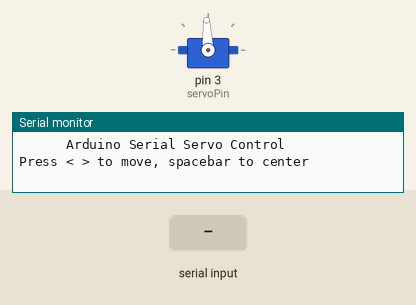
This sketch was run on a simulated Arduino Uno, built with avr-gcc and run on an emulated ATmega328P. On the bench: servo, the last lines printed to the serial monitor. Wiring (inferred from the names in the program): servo: signal pin 3. The inputs (shaded band) are chosen by the test bench. Servo pulses on a pin are drawn as a servo (544–2400 µs = 0–180°).

Above: at 1.2 s.
1.3 s: byte 44 (44) received over Serial
At 2.5 s:
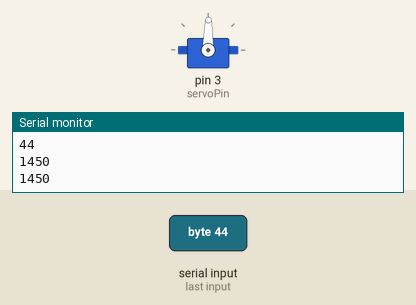
2.8 s: byte 46 (46) received over Serial
At 3.8 s:
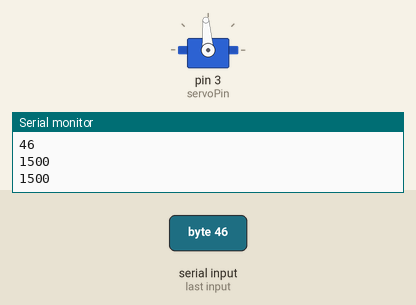
Timing chart, 0 to 5.8 s (numbered marks = the images above; inputs shaded):
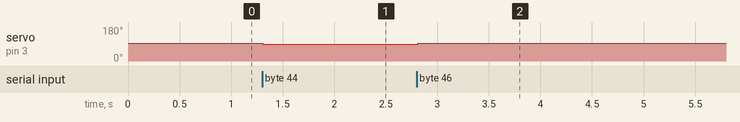

The sketch:

servo_code.ino
```cpp
/*
 * NewSerialServo
 * --------------
 * Servo control from the Serial port
 *
 * Alteration of the control interface to use  keys
 * to slew the servo horn left and right.  Works best with
 * the Linux/Mac terminal "screen" program.
 *
 * Created 10 December 2007
 * copyleft 2007 Brian D. Wendt
 * http://principialabs.com/
 *
 * Adapted from code by Tom Igoe
 * http://itp.nyu.edu/physcomp/Labs/Servo
 */

/** Adjust these values for your servo and setup, if necessary **/
int servoPin     =  3;    // control pin for servo motor
int minPulse     =  600;  // minimum servo position
int maxPulse     =  2400; // maximum servo position
int turnRate     =  50;  // servo turn rate increment (larger value, faster rate)
int refreshTime  =  20;   // time (ms) between pulses (50Hz)

/** The Arduino will calculate these values for you **/
int centerServo;         // center servo position
int pulseWidth;          // servo pulse width
int moveServo;           // raw user input
long currentTime = 0;    // current time (ms)
long lastPulse   = 0;    // recorded time (ms) of the last pulse


void setup() {
  pinMode(servoPin, OUTPUT);  // Set servo pin as an output pin
  centerServo = maxPulse - ((maxPulse - minPulse)/2);
  pulseWidth = centerServo;   // Give the servo a starting point (or it floats)
  Serial.begin(9600);
  Serial.println("      Arduino Serial Servo Control");
  Serial.println("Press < > to move, spacebar to center");
  Serial.println();
}

void loop() {
// wait for serial input
  if (Serial.available() > 0) {
  // read the incoming byte:
    moveServo = Serial.read();
    Serial.println(pulseWidth);
    Serial.println(moveServo);
    // ASCII ” is 46 (comma and period, really)
    if (moveServo == 44) { pulseWidth = pulseWidth - turnRate; }
    if (moveServo == 46) { pulseWidth = pulseWidth + turnRate; }
    if (moveServo == 32) { pulseWidth = centerServo; }
    Serial.println(pulseWidth);
    // stop servo pulse at min and max
    if (pulseWidth > maxPulse) { pulseWidth = maxPulse; }
    if (pulseWidth < minPulse) { pulseWidth = minPulse; }
    Serial.println(pulseWidth);
  }
  if ( (currentTime-lastPulse) >= refreshTime) {
    digitalWrite(servoPin, HIGH); // start the pulse
    delayMicroseconds(pulseWidth); // pulse width
    digitalWrite(servoPin, LOW); // stop the pulse
    lastPulse = millis(); // save the time of the last pulse
  }
  currentTime = millis();
}
```

Measured:
- after the input at 1.3 s, servo on pin 3 (servoPin): 93° → 89° at once
- after the input at 2.8 s, servo on pin 3 (servoPin): 89° → 94° at once
